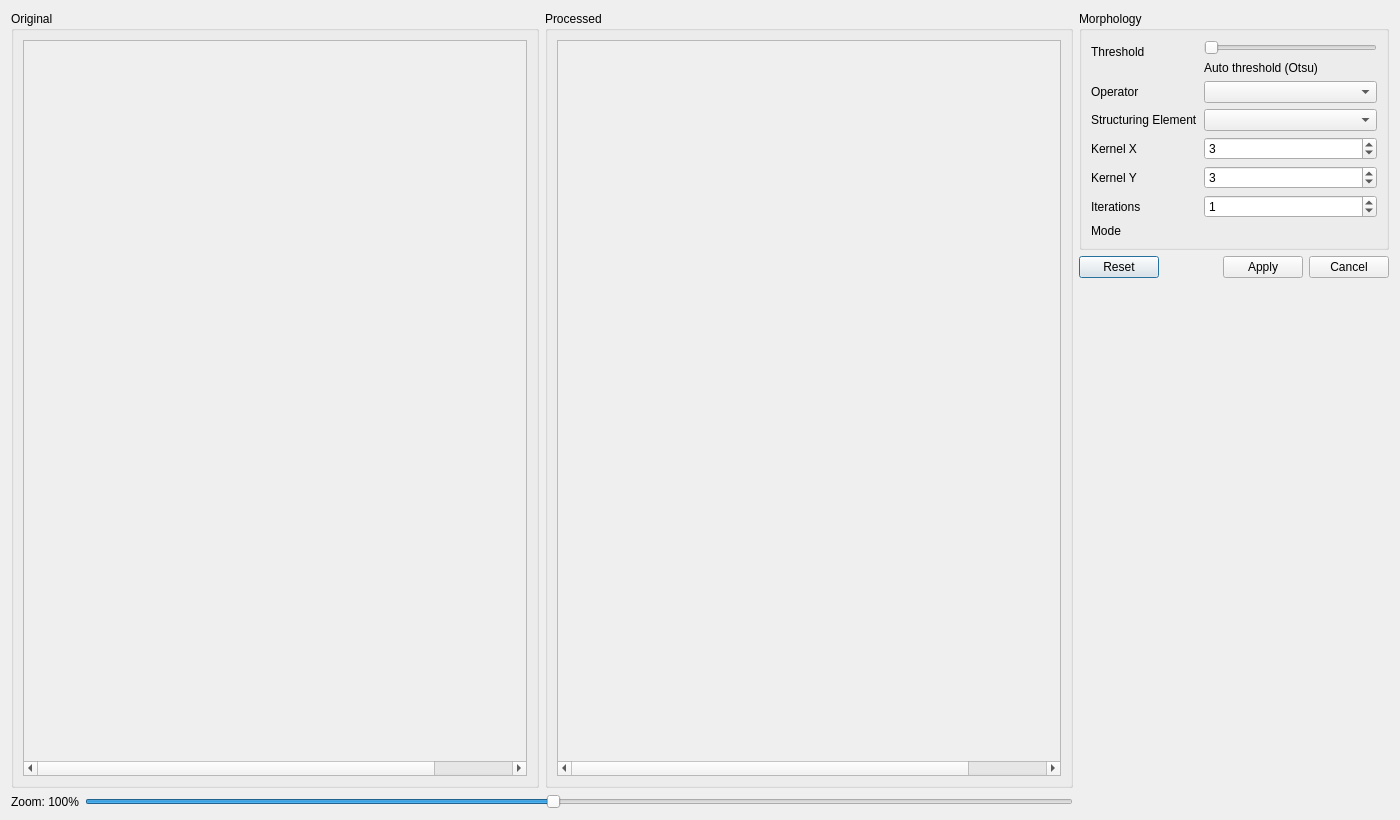
<?xml version="1.0" encoding="UTF-8"?>
<ui version="4.0">
 <class>MorphologyDialog</class>
 <widget class="QDialog" name="MorphologyDialog">
  <property name="geometry">
   <rect>
    <x>0</x>
    <y>0</y>
    <width>1400</width>
    <height>820</height>
   </rect>
  </property>
  <property name="windowTitle">
   <string>Reference Morphology</string>
  </property>
  <layout class="QHBoxLayout" name="horizontalLayout">
   <item>
    <layout class="QVBoxLayout" name="previewLayout" stretch="1,0">
     <item>
      <layout class="QHBoxLayout" name="imageLayout" stretch="1,1">
       <item>
        <widget class="QGroupBox" name="originalGroupBox">
         <property name="title">
          <string>Original</string>
         </property>
         <layout class="QVBoxLayout" name="verticalLayout_2">
          <item>
           <widget class="QScrollArea" name="leftScrollArea">
            <property name="widgetResizable">
             <bool>false</bool>
            </property>
            <widget class="QWidget" name="leftScrollAreaWidgetContents">
             <property name="geometry">
              <rect>
               <x>0</x>
               <y>0</y>
               <width>600</width>
               <height>700</height>
              </rect>
             </property>
             <layout class="QVBoxLayout" name="verticalLayout_3">
              <item>
               <widget class="QLabel" name="leftPreviewLabel">
                <property name="minimumSize">
                 <size>
                  <width>560</width>
                  <height>680</height>
                 </size>
                </property>
                <property name="text">
                 <string/>
                </property>
                <property name="alignment">
                 <set>Qt::AlignLeading|Qt::AlignLeft|Qt::AlignTop</set>
                </property>
               </widget>
              </item>
             </layout>
            </widget>
           </widget>
          </item>
         </layout>
        </widget>
       </item>
       <item>
        <widget class="QGroupBox" name="previewGroupBox">
         <property name="title">
          <string>Processed</string>
         </property>
         <layout class="QVBoxLayout" name="verticalLayout_4">
          <item>
           <widget class="QScrollArea" name="rightScrollArea">
            <property name="widgetResizable">
             <bool>false</bool>
            </property>
            <widget class="QWidget" name="rightScrollAreaWidgetContents">
             <property name="geometry">
              <rect>
               <x>0</x>
               <y>0</y>
               <width>600</width>
               <height>700</height>
              </rect>
             </property>
             <layout class="QVBoxLayout" name="verticalLayout_5">
              <item>
               <widget class="QLabel" name="rightPreviewLabel">
                <property name="minimumSize">
                 <size>
                  <width>560</width>
                  <height>680</height>
                 </size>
                </property>
                <property name="text">
                 <string/>
                </property>
                <property name="alignment">
                 <set>Qt::AlignLeading|Qt::AlignLeft|Qt::AlignTop</set>
                </property>
               </widget>
              </item>
             </layout>
            </widget>
           </widget>
          </item>
         </layout>
        </widget>
       </item>
      </layout>
     </item>
     <item>
      <layout class="QHBoxLayout" name="zoomLayout">
       <item>
        <widget class="QLabel" name="zoomLabel">
         <property name="text">
          <string>Zoom: 100%</string>
         </property>
        </widget>
       </item>
       <item>
        <widget class="QSlider" name="zoomSlider">
         <property name="minimum">
          <number>10</number>
         </property>
         <property name="maximum">
          <number>200</number>
         </property>
         <property name="value">
          <number>100</number>
         </property>
         <property name="orientation">
          <enum>Qt::Horizontal</enum>
         </property>
        </widget>
       </item>
      </layout>
     </item>
    </layout>
   </item>
   <item>
    <layout class="QVBoxLayout" name="sidebarLayout">
     <item>
      <widget class="QGroupBox" name="morphologyGroupBox">
       <property name="minimumSize">
        <size>
         <width>280</width>
         <height>0</height>
        </size>
       </property>
       <property name="title">
        <string>Morphology</string>
       </property>
       <layout class="QFormLayout" name="formLayout">
        <property name="fieldGrowthPolicy">
         <enum>QFormLayout::AllNonFixedFieldsGrow</enum>
        </property>
        <item row="0" column="0">
         <widget class="QLabel" name="thresholdFormLabel">
          <property name="text">
           <string>Threshold</string>
          </property>
         </widget>
        </item>
        <item row="0" column="1">
         <layout class="QVBoxLayout" name="thresholdLayout">
          <item>
           <widget class="QSlider" name="thresholdSlider">
            <property name="maximum">
             <number>255</number>
            </property>
            <property name="pageStep">
             <number>16</number>
            </property>
            <property name="orientation">
             <enum>Qt::Horizontal</enum>
            </property>
           </widget>
          </item>
          <item>
           <widget class="QLabel" name="thresholdValueLabel">
            <property name="text">
             <string>Auto threshold (Otsu)</string>
            </property>
           </widget>
          </item>
         </layout>
        </item>
        <item row="1" column="0">
         <widget class="QLabel" name="operatorFormLabel">
          <property name="text">
           <string>Operator</string>
          </property>
         </widget>
        </item>
        <item row="1" column="1">
         <widget class="QComboBox" name="operatorComboBox"/>
        </item>
        <item row="2" column="0">
         <widget class="QLabel" name="shapeFormLabel">
          <property name="text">
           <string>Structuring Element</string>
          </property>
         </widget>
        </item>
        <item row="2" column="1">
         <widget class="QComboBox" name="shapeComboBox"/>
        </item>
        <item row="3" column="0">
         <widget class="QLabel" name="kernelXFormLabel">
          <property name="text">
           <string>Kernel X</string>
          </property>
         </widget>
        </item>
        <item row="3" column="1">
         <widget class="QSpinBox" name="kernelXSpinBox">
          <property name="minimum">
           <number>1</number>
          </property>
          <property name="maximum">
           <number>99</number>
          </property>
          <property name="singleStep">
           <number>2</number>
          </property>
          <property name="value">
           <number>3</number>
          </property>
         </widget>
        </item>
        <item row="4" column="0">
         <widget class="QLabel" name="kernelYFormLabel">
          <property name="text">
           <string>Kernel Y</string>
          </property>
         </widget>
        </item>
        <item row="4" column="1">
         <widget class="QSpinBox" name="kernelYSpinBox">
          <property name="minimum">
           <number>1</number>
          </property>
          <property name="maximum">
           <number>99</number>
          </property>
          <property name="singleStep">
           <number>2</number>
          </property>
          <property name="value">
           <number>3</number>
          </property>
         </widget>
        </item>
        <item row="5" column="0">
         <widget class="QLabel" name="iterationsFormLabel">
          <property name="text">
           <string>Iterations</string>
          </property>
         </widget>
        </item>
        <item row="5" column="1">
         <widget class="QSpinBox" name="iterationsSpinBox">
          <property name="maximum">
           <number>20</number>
          </property>
          <property name="value">
           <number>1</number>
          </property>
         </widget>
        </item>
        <item row="6" column="0">
         <widget class="QLabel" name="modeFormLabel">
          <property name="text">
           <string>Mode</string>
          </property>
         </widget>
        </item>
        <item row="6" column="1">
         <widget class="QLabel" name="summaryLabel">
          <property name="text">
           <string/>
          </property>
          <property name="wordWrap">
           <bool>true</bool>
          </property>
         </widget>
        </item>
       </layout>
      </widget>
     </item>
     <item>
      <layout class="QHBoxLayout" name="buttonRowLayout">
       <item>
        <widget class="QPushButton" name="resetButton">
         <property name="text">
          <string>Reset</string>
         </property>
        </widget>
       </item>
       <item>
        <spacer name="horizontalSpacer">
         <property name="orientation">
          <enum>Qt::Horizontal</enum>
         </property>
         <property name="sizeHint" stdset="0">
          <size>
           <width>40</width>
           <height>20</height>
          </size>
         </property>
        </spacer>
       </item>
       <item>
        <widget class="QPushButton" name="applyButton">
         <property name="text">
          <string>Apply</string>
         </property>
        </widget>
       </item>
       <item>
        <widget class="QPushButton" name="cancelButton">
         <property name="text">
          <string>Cancel</string>
         </property>
        </widget>
       </item>
      </layout>
     </item>
     <item>
      <spacer name="verticalSpacer">
       <property name="orientation">
        <enum>Qt::Vertical</enum>
       </property>
       <property name="sizeHint" stdset="0">
        <size>
         <width>20</width>
         <height>40</height>
        </size>
       </property>
      </spacer>
     </item>
    </layout>
   </item>
  </layout>
 </widget>
 <resources/>
 <connections/>
</ui>
